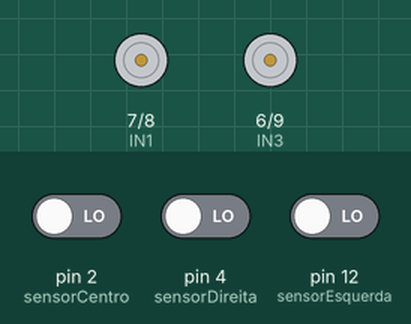
Simulated run of this sketch. Board: Arduino Uno, built with avr-gcc and run on an emulated ATmega328P. Shown: motor-driver pin pairs drawn as motors (green arrow = first pin HIGH = forward, orange = second pin HIGH = backward, longer = more drive, scaled by the enable pin). The inputs (shaded band) are chosen by the test bench; at power-on: pin 2 (sensorCentro) LOW, pin 4 (sensorDireita) LOW, pin 12 (sensorEsquerda) LOW.

Above: at 1.2 s.
1.3 s: pin 2 (sensorCentro) driven HIGH
At 3.0 s:
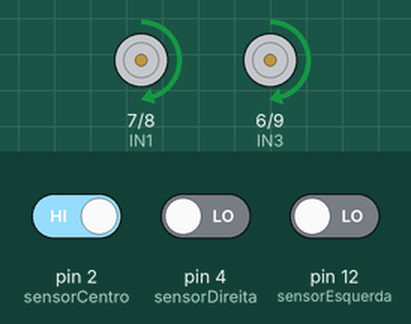
4.3 s: pin 4 (sensorDireita) driven HIGH
At 4.46 s:
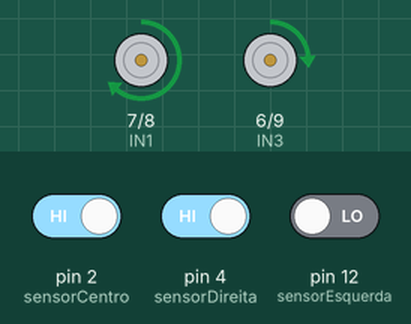
Timing chart, 0 to 4.6 s (numbered marks = the images above; inputs shaded):
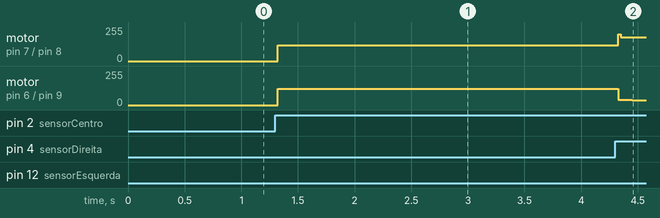

Measured:
- after the input at 1.3 s, motor on pin 7 (IN1) / pin 8 (IN2): stopped → forward 119/255 at once; motor on pin 6 (IN3) / pin 9 (IN4): stopped → forward 121/255 at once

The sketch:

TrabalhoRobotica.ino
```cpp
int ENA = 3;
int ENB = 5;
int IN1 = 7;
int IN2 = 8;
int IN3 = 6;
int IN4 = 9;
int sensorCentro = 2;
int sensorEsquerda = 12;
int sensorDireita = 4;

int v = 0;
int leituraEsquerda;
int leituraDireita ;
int leituraCentro;
int erro = 0;
int x,y;
int constante = 120; //120constante
float kp = 1.60;//1.75
float ki = 0.0007;//0.0006
int kd = 0;//2
int dT = 0;
long tempoFinal=0;
long tempo = 0 ;
int ultimaLeitura;
float integral ; // armazena o valor do integrativo

void setup() {
 pinMode(ENA,OUTPUT);
 pinMode(ENB,OUTPUT);
 pinMode(IN1,OUTPUT);
 pinMode(IN2,OUTPUT);
 pinMode(IN3,OUTPUT);
 pinMode(IN4,OUTPUT);
 pinMode(sensorCentro,INPUT);
 pinMode(sensorEsquerda,INPUT);
 pinMode(sensorDireita,INPUT);
 digitalWrite(ENA,LOW);
 digitalWrite(ENB,LOW);
 digitalWrite(IN1,LOW);
 digitalWrite(IN2,LOW);
 digitalWrite(IN3,LOW);
 digitalWrite(IN4,LOW);
 tempoFinal = millis();
}

void frente(int velocidadeMotor1, int velocidadeMotor2){
  digitalWrite(IN1,HIGH);
  digitalWrite(IN2,LOW);
  digitalWrite(IN3,HIGH);
  digitalWrite(IN4,LOW);
  analogWrite(ENA,velocidadeMotor1);
  analogWrite(ENB,velocidadeMotor2);
}

void esquerda(int velocidadeMotor1, int velocidadeMotor2){
  digitalWrite(IN1,HIGH);
  digitalWrite(IN2,LOW);
  digitalWrite(IN3,LOW);
  digitalWrite(IN4,HIGH);
  analogWrite(ENA,velocidadeMotor1);
  analogWrite(ENB,velocidadeMotor2+75);//70 65

}

void direita(int velocidadeMotor1, int velocidadeMotor2){
  digitalWrite(IN3,HIGH);
  digitalWrite(IN4,LOW);
  digitalWrite(IN1,LOW);
  digitalWrite(IN2,HIGH);
  analogWrite(ENA,velocidadeMotor1 + 75);//
  analogWrite(ENB,velocidadeMotor2);

}
void re(int velocidadeMotor1, int velocidadeMotor2){
  digitalWrite(IN3,LOW);
  digitalWrite(IN4,HIGH);
  digitalWrite(IN1,LOW);
  digitalWrite(IN2,HIGH);
  analogWrite(ENA,velocidadeMotor1);
  analogWrite(ENB,velocidadeMotor2);
}
void parar(){
  digitalWrite(IN3,LOW);
  digitalWrite(IN4,LOW);
  digitalWrite(IN1,LOW);
  digitalWrite(IN2,LOW);
  analogWrite(ENA,0);
  analogWrite(ENB,0);
}
void limiteXY(){
  if(x >= 200){
    x = 180;
  }
  if(y >= 200){
    y = 180;
  }

  if(x < -180){
    x = -180;
  }
  if(y < -180){
   y = -180;
  }
}
void control(){
  limiteXY();
  if(x >= 0 && y>= 0){
    frente(x,y);
  }else if (x < 0 && y> 0){
    direita(-x,y);
  }else if(x > 0 && y< 0){
    esquerda(x,-y);
  }
}
void definirErro(int setPoint){
  ultimaLeitura = v;
  if((leituraEsquerda+leituraCentro+leituraDireita ) !=0 && (leituraEsquerda+leituraCentro+leituraDireita ) !=3){
    v = (300*leituraEsquerda + 200*leituraCentro + 100*leituraDireita )/(leituraEsquerda+leituraCentro+leituraDireita );

  erro =  setPoint - v;
  integral += (erro*dT*ki);
  x = constante + ((erro*kp) + (kd*(v - ultimaLeitura)/dT) + integral);
  y = constante - ((erro*kp) + (kd*(v - ultimaLeitura)/dT) + integral);
  }
}

void leitura(){
  leituraEsquerda = digitalRead(sensorEsquerda);
  leituraDireita = digitalRead(sensorDireita);
  leituraCentro = digitalRead(sensorCentro);
}
void definirTempo(){
  tempo = tempoFinal;
  tempoFinal = millis();
  dT = (tempoFinal - tempo);
}

void inverter(){
  if(leituraEsquerda == HIGH){
    leituraEsquerda = LOW;
  }else{
    leituraEsquerda = HIGH;
  }
  if(leituraDireita == HIGH){
    leituraDireita = LOW;
  }else{
    leituraDireita = HIGH;
  }
  if(leituraCentro == HIGH){
    leituraCentro = LOW;
  }else{
    leituraCentro = HIGH;
  }
}

void loop() {
  definirTempo();
  leitura();
  definirErro(200);
  control();
}
```
